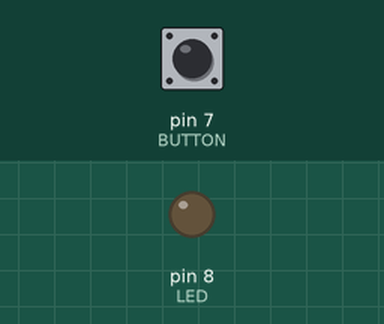
The sketch below on a simulated Arduino Uno, built with avr-gcc and run on an emulated ATmega328P. Parts: output pins drawn as LEDs (lit = HIGH). The inputs (shaded band) are chosen by the test bench; at power-on: pin 7 (BUTTON) LOW.

Above: at 1.2 s.
1.3 s: pin 7 (BUTTON) pulled HIGH for 0.15 s
At 1.37 s:
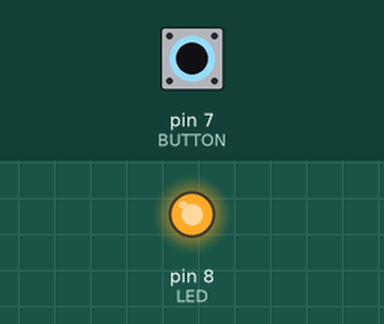
2.9 s: pin 7 (BUTTON) pulled HIGH for 3.2 s
At 6.4 s:
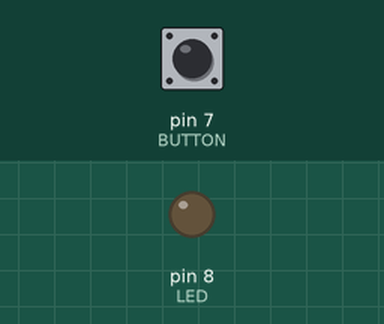
Timing chart, 0 to 7.9 s (numbered marks = the images above; inputs shaded):
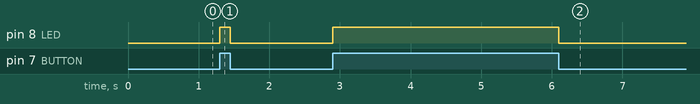

Measured:
- after the input at 1.3 s, pin 8 (LED): LOW → HIGH at once, → LOW 0.15 s later
- after the input at 2.9 s, pin 8 (LED): LOW → HIGH at once, → LOW 3.2 s later

The sketch:

Button_Code.ino
```cpp
int LED = 8; //Initialize LED to digital pin 8
int BUTTON = 7; //Initialize BUTTON to digital pin 7

void setup()
{
  pinMode(LED, OUTPUT); //pinMode declares given variable as input / output
  pinMode(BUTTON, INPUT);
}

void loop()
{
  if (digitalRead(BUTTON) == HIGH) //if statement uses digitalRead to analyze if button input is HIGH
  {
    digitalWrite(LED, HIGH); //given a high digitalRead, digitalWrite OUTPUTS a high voltage at the LED pin
  }
  else if (digitalRead(BUTTON) == LOW) //else if statement uses digitalRead to analyze if button input is LOW
  {
    digitalWrite(LED, LOW); //given a low digitalRead, digitalWrite outputs a low voltage to the LED pin
  }
}
```
